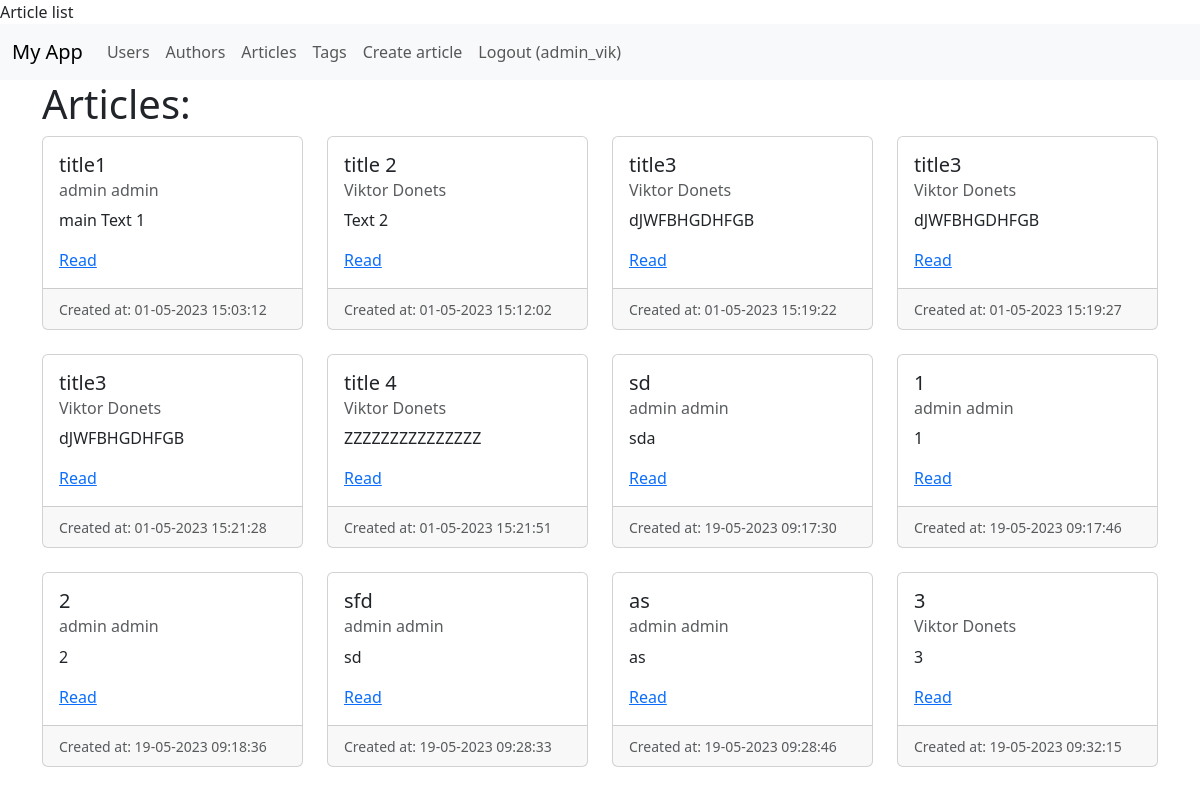
The app's page /articles/ (signed in) with its own data.
### blog/models.py (models this page shows, shortened)
class User(db.Model, UserMixin):
    __tablename__ = 'users'
    id = db.Column(db.Integer, primary_key=True)
    username = db.Column(db.String(255), unique=True, nullable=False)
    first_name = db.Column(db.String(255))
    last_name = db.Column(db.String(255))
    email = db.Column(db.String(255), unique=True, nullable=False)
    password = db.Column(db.String(255))
    is_admin = db.Column(db.Boolean, default=False)
    author = relationship('Author', uselist=False, back_populates='user')

class Article(db.Model):
    __tablename__ = "articles"
    id = db.Column(db.Integer, primary_key=True)
    author_id = db.Column(db.Integer, ForeignKey('authors.id'), nullable=False)
    title = db.Column(db.String(255))
    text = db.Column(db.Text)
    created_at = db.Column(db.DateTime, default=datetime.utcnow)
    updated_at = db.Column(db.DateTime, default=datetime.utcnow, onupdate=datetime.utcnow)
    author = relationship('Author', back_populates='articles')
    tags = relationship('Tag', secondary=article_tag_associations_table, back_populates='articles')

### blog/article/views.py (the view)
@article.route('/', methods=['GET'])
@login_required
def article_list():
    articles: Article = Article.query.all()
    return render_template(
        'articles/list.html',
        articles=articles,
    )

### blog/app.py (called while the page is built)
def register_extensions(app):
    db.init_app(app)
    migrate.init_app(app, db, compare_type=True)
    csrf.init_app(app)
    admin.init_app(app)
    api.plugins = [
        ApiSpecPlugin(
            app=app,
            tags={
                'Tag': 'Tag API',
                'User': 'User API',
                'Author': 'Author API',
                'Article': 'Article API',
            }
        ),
    ]
    api.init_app(app)
    login_manager.login_view = 'auth.login'
    login_manager.init_app(app)
    @login_manager.user_loader
    def load_user(user_id):
        return User.query.get(int(user_id))

### blog/templates/articles/list.html (shortened to what this page needs)
{% extends 'base.html' %}
{% block body %}
    <div class="row">
        <h1>Articles:</h1>
    </div>
    <div class="row row-cols-1 row-cols-md-4 g-4">
        {% for article in articles %}
            <div class="col">
                <div class="card h-100">
                    <div class="card-body">
                        <h5 class="card-title">{{ article.title }}</h5>
                        <h6 class="card-subtitle mb-2 text-muted">{{ article.author.user.first_name }} {{ article.author.user.last_name }}</h6>
                        <p class="card-text">{{ article.text | truncate(50) }}</p>
                        <a href="{{ url_for('article.article_detail', article_id=article.id) }}"
                           class="card-link">Read</a>
                    </div>
                    <div class="card-footer">
                        <small class="text-muted">Created at: {{ article.created_at.strftime('%d-%m-%Y %H:%M:%S') }}</small>
                    </div>
                </div>
            </div>
        {% endfor %}
    </div>
{% endblock %}

### blog/templates/base.html (shortened to what this page needs)
<!doctype html>
<html lang="en">
<head>
    {% block css %}
        <link href="{{ url_for('static', filename='css/bootstrap.min.css') }}" rel="stylesheet"
    {% endblock %}
    <title>{% block title %}{% endblock %}</title>
</head>
<body>
{% include 'navbar.html' %}
<div class="container">
{% block body %}{% endblock %}
</div>
</body>
</html>

### blog/templates/navbar.html (shortened to what this page needs)
<nav class="navbar navbar-expand-lg bg-body-tertiary">
    <div class="container-fluid">
        <a class="navbar-brand" href="#">My App</a>
        <div class="collapse navbar-collapse" id="navbarNav">
            <ul class="navbar-nav">
                <li class="nav-item">
                    <a class="nav-link" href="{{ url_for('user.user_list') }}">Users</a>
                </li>
                <li class="nav-item">
                    <a class="nav-link" href="{{ url_for('author.author_list') }}">Authors</a>
                </li>
                <li class="nav-item">
                    <a class="nav-link" href="{{ url_for('article.article_list') }}">Articles</a>
                </li>
                <li class="nav-item">
                    <a class="nav-link" href="{{ url_for('tag.tag_list') }}">Tags</a>
                </li>
                {% if current_user.is_authenticated %}
                    <li class="nav-item">
                        <a class="nav-link" href="{{ url_for('article.create_article_form') }}">Create article</a>
                    </li>
                    <li class="nav-item">
                        <a class="nav-link" href="{{ url_for('auth.logout') }}">Logout ({{ current_user.username }})</a>
                    </li>
                {% else %}
                    <li class="nav-item">
                        <a class="nav-link" href="{{ url_for('auth.login') }}">Login</a>
                    </li>
                {% endif %}
            </ul>
        </div>
    </div>
</nav>

### records on screen
User: username "admin_vik"
Article: title "title1", author.user.first_name "admin", author.user.last_name "admin", text "main Text 1", created_at "01-05-2023 15:03:12"
Article: title "title 2", author.user.first_name "Viktor", author.user.last_name "Donets", text "Text 2", created_at "01-05-2023 15:12:02"
Article: title "title3", author.user.first_name "Viktor", author.user.last_name "Donets", text "dJWFBHGDHFGB", created_at "01-05-2023 15:19:22"
Article: title "title3", author.user.first_name "Viktor", author.user.last_name "Donets", text "dJWFBHGDHFGB", created_at "01-05-2023 15:19:27"
Article: title "title3", author.user.first_name "Viktor", author.user.last_name "Donets", text "dJWFBHGDHFGB", created_at "01-05-2023 15:21:28"
Article: title "title 4", author.user.first_name "Viktor", author.user.last_name "Donets", text "ZZZZZZZZZZZZZZZ", created_at "01-05-2023 15:21:51"
Article: title "sd", author.user.first_name "admin", author.user.last_name "admin", text "sda", created_at "19-05-2023 09:17:30"
Article: title "1", author.user.first_name "admin", author.user.last_name "admin", text "1", created_at "19-05-2023 09:17:46"
Article: title "2", author.user.first_name "admin", author.user.last_name "admin", text "2", created_at "19-05-2023 09:18:36"
Article: title "sfd", author.user.first_name "admin", author.user.last_name "admin", text "sd", created_at "19-05-2023 09:28:33"
Article: title "as", author.user.first_name "admin", author.user.last_name "admin", text "as", created_at "19-05-2023 09:28:46"
Article: title "3", author.user.first_name "Viktor", author.user.last_name "Donets", text "3", created_at "19-05-2023 09:32:15"
